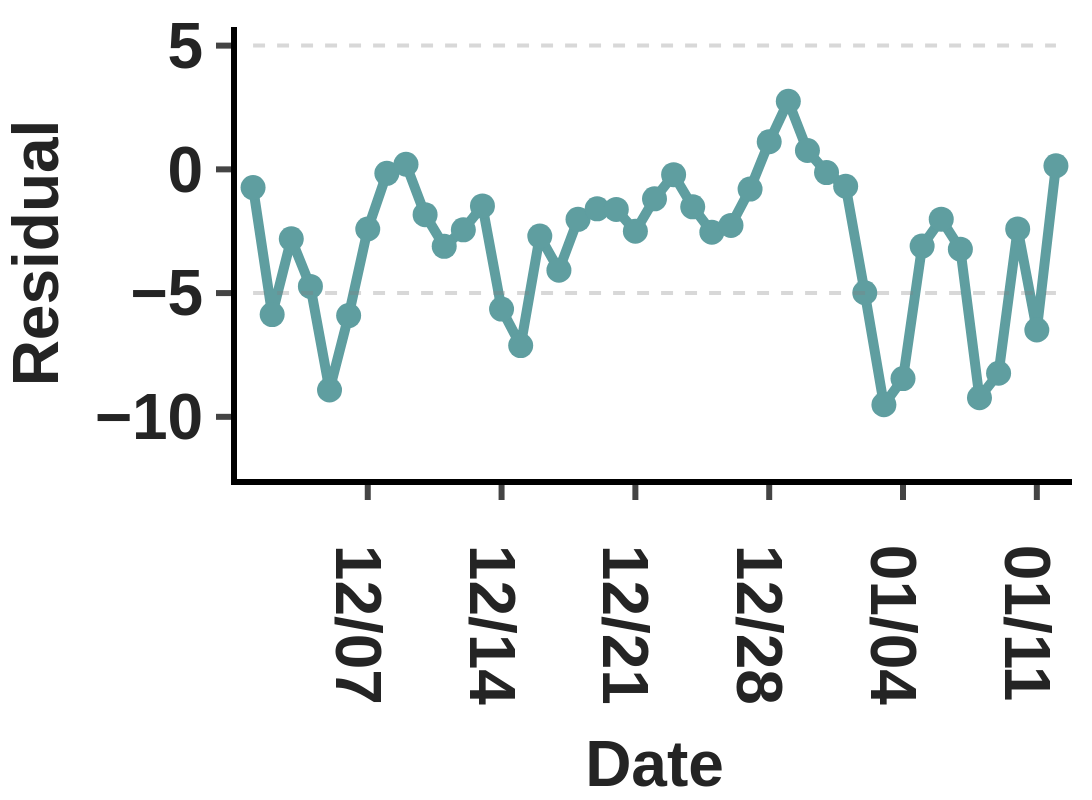

Write notebook code for a chart like this one.
### Code cell
fig = go.Figure()
fig.add_trace(go.Scatter(x=daily['Date'], y=daily['Residual'], mode='lines+markers',
                         name='Residual', line=dict(color='#5f9ea0', width=10), 
                         marker=dict(size=25), connectgaps=False)) #39BCBC

fig.add_shape(type="line", x0=daily['Date'].min(), x1=daily['Date'].max(), y0=5, y1=5,
              line=dict(color="gray", width=4, dash="dash"))
fig.add_shape(type="line", x0=daily['Date'].min(), x1=daily['Date'].max(), y0=-5, y1=-5,
              line=dict(color="gray", width=4, dash="dash"))

if daily['Date'].notna().any():
    x_min = daily['Date'].min()
    x_max = daily['Date'].max()
    span = x_max - x_min
    pad = span * 0.02  # 2% padding
    fig.update_xaxes(range=[x_min - pad, x_max + pad])
    fig.update_yaxes(range=[daily['Residual'].min() - 3, daily['Residual'].max() + 3])

fig.update_xaxes(nticks=10)
fig.update_yaxes(nticks=5)

fig.update_layout(
    xaxis=dict(title=dict(text='Date', font=dict(size=64, family='Arial', weight='bold'), standoff=40), tickformat="%m/%d", tickwidth=6, ticklen=15),
    yaxis=dict(title=dict(text='Residual', font=dict(size=64, family='Arial', weight='bold'), standoff=40), tickwidth=6, ticklen=15),
    template='simple_white',
    margin=dict(l=70, r=20, t=10, b=50),
    height=800, width=2000
)

fig.update_xaxes(tickfont=dict(size=64, family='Arial', weight='bold'), linewidth=6, linecolor='black')
fig.update_yaxes(tickfont=dict(size=64, family='Arial', weight='bold'), linewidth=6, linecolor='black')

fig.show()

### Figure 1 — Plotly figure (JSON) as saved in the notebook; plotly's stock layout.template omitted (floating-point values rounded to 4 significant figures)
{"data": [{"connectgaps": false, "line": {"color": "#5f9ea0", "width": 10}, "marker": {"size": 25}, "mode": "lines+markers", "name": "Residual", "type": "scatter", "x": ["2025-12-01T00:00:00", "2025-12-02T00:00:00", "2025-12-03T00:00:00", "2025-12-04T00:00:00", "2025-12-05T00:00:00", "2025-12-06T00:00:00", "2025-12-07T00:00:00", "2025-12-08T00:00:00", "2025-12-09T00:00:00", "2025-12-10T00:00:00", "2025-12-11T00:00:00", "2025-12-12T00:00:00", "2025-12-13T00:00:00", "2025-12-14T00:00:00", "2025-12-15T00:00:00", "2025-12-16T00:00:00", "2025-12-17T00:00:00", "2025-12-18T00:00:00", "2025-12-19T00:00:00", "2025-12-20T00:00:00", "2025-12-21T00:00:00", "2025-12-22T00:00:00", "2025-12-23T00:00:00", "2025-12-24T00:00:00", "2025-12-25T00:00:00", "2025-12-26T00:00:00", "2025-12-27T00:00:00", "2025-12-28T00:00:00", "2025-12-29T00:00:00", "2025-12-30T00:00:00", "2025-12-31T00:00:00", "2026-01-01T00:00:00", "2026-01-02T00:00:00", "2026-01-03T00:00:00", "2026-01-04T00:00:00", "2026-01-05T00:00:00", "2026-01-06T00:00:00", "2026-01-07T00:00:00", "2026-01-08T00:00:00", "2026-01-09T00:00:00", "2026-01-10T00:00:00", "2026-01-11T00:00:00", "2026-01-12T00:00:00"], "y": [-0.7361, -5.866, -2.806, -4.73, -8.915, -5.91, -2.411, -0.1603, 0.2068, -1.833, -3.112, -2.444, -1.476, -5.647, -7.121, -2.697, -4.072, -2.02, -1.596, -1.621, -2.502, -1.191, -0.2153, -1.514, -2.54, -2.265, -0.7963, 1.116, 2.753, 0.7614, -0.1288, -0.6813, -4.986, -9.512, -8.455, -3.1, -2.015, -3.225, -9.23, -8.24, -2.406, -6.492, 0.1448]}], "layout": {"height": 800, "margin": {"b": 50, "l": 70, "r": 20, "t": 10}, "shapes": [{"line": {"color": "gray", "dash": "dash", "width": 4}, "type": "line", "x0": "2025-12-01T00:00:00", "x1": "2026-01-12T00:00:00", "y0": 5, "y1": 5}, {"line": {"color": "gray", "dash": "dash", "width": 4}, "type": "line", "x0": "2025-12-01T00:00:00", "x1": "2026-01-12T00:00:00", "y0": -5, "y1": -5}], "width": 2000, "xaxis": {"linecolor": "black", "linewidth": 6, "nticks": 10, "range": ["2025-11-30T03:50:24", "2026-01-12T20:09:36"], "tickfont": {"family": "Arial", "size": 64, "weight": "bold"}, "tickformat": "%m/%d", "ticklen": 15, "tickwidth": 6, "title": {"font": {"family": "Arial", "size": 64, "weight": "bold"}, "standoff": 40, "text": "Date"}}, "yaxis": {"linecolor": "black", "linewidth": 6, "nticks": 5, "range": [-12.51, 5.753], "tickfont": {"family": "Arial", "size": 64, "weight": "bold"}, "ticklen": 15, "tickwidth": 6, "title": {"font": {"family": "Arial", "size": 64, "weight": "bold"}, "standoff": 40, "text": "Residual"}}}}
